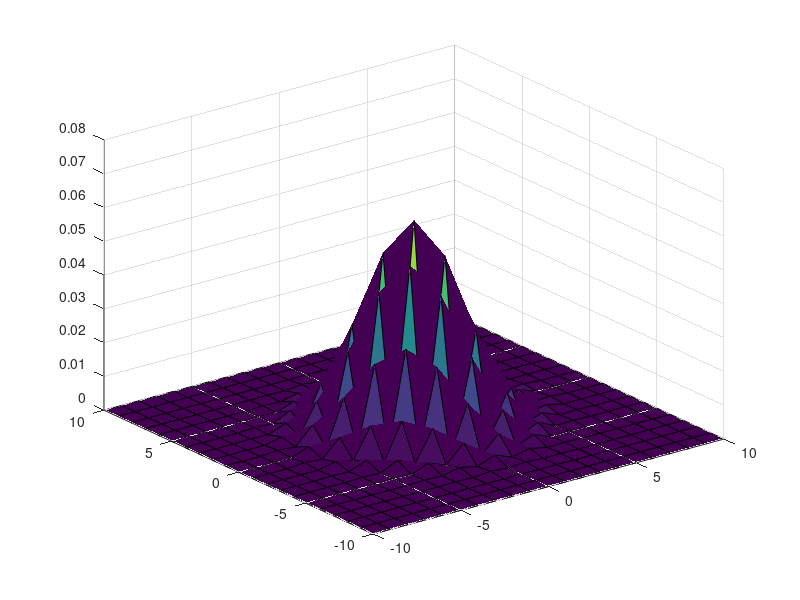
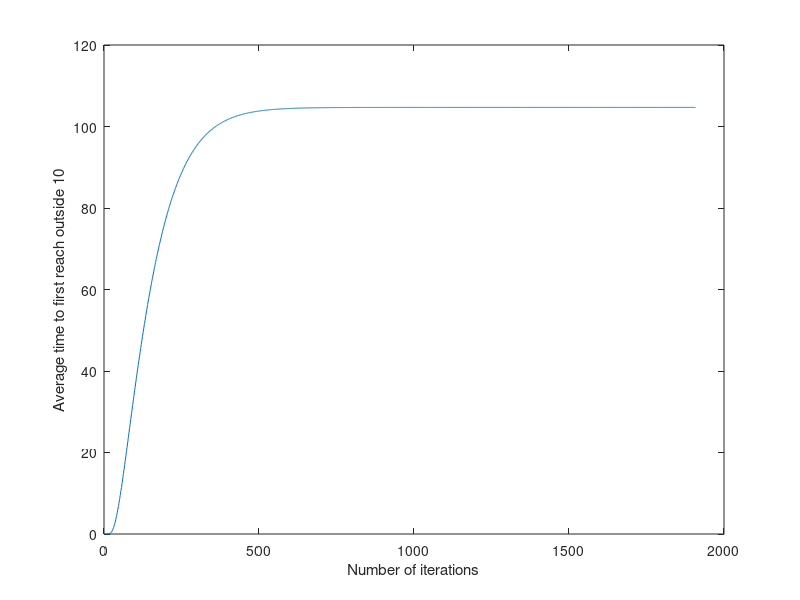

Write MATLAB code to recreate these figures, in order.
% Joe Plattenburg
% 10/30/15
% Data Incubator Challenge Problem 1

clear; clc; close all

%% Problem Parameters
% Number of steps to take
num_steps = 10;
% How far from the origin
how_far = 3;
% Distance to be ever outside
ever_out = 5;
% Distance to first be outside
first_out = 10;

%% Generate the Markov Chain Model
% Here we will generate a state vector consisting of every possible
% location after a certain number (n) of steps
% The convention is starting at the bottom left of the 2-d grid (i.e. -n,
% -n) and moving left to right across all possible x for y = -n, then
% moving up a new y = -n + 1 and doing the same for all possible x (from -n
% to n)
% Thus the state vector Z is of dimension (2*n+1)^2
dim = 2*num_steps+1;
% Initial state (origin)
Z_0 = zeros(dim^2,1);
Z_0((dim^2-1)/2+1) = 1;
% Plot original prob. distribution
prob_xy_0 = reshape(Z_0,dim,dim);
x_vect = -num_steps:num_steps;
y_vect = -num_steps:num_steps;
%figure;
%surf(x_vect,y_vect,prob_xy_0);

% Ultimately, the full transition matrix will be of the form:
% S_full = [S_diag, S_one_off_diag, zeros(dim), zeros(dim), ...;
%           S_one_off_diag, S_diag, S_one_off_diag, zeros(dim), ... etc

% Inialize a few of the special submatrices
S_diag = zeros(dim);
S_one_off_diag = 0.25*eye(dim);

for n=1:(dim)
    for m=1:(dim)
        if (n==(m-1)) || (n==(m+1))
            S_diag(m,n) = 0.25;
        end
    end
end

S_full = zeros(dim^2);
for n=1:(dim)
    for m=1:(dim)
        if (n==(m-1)) || (n==(m+1))
            S_full((m-1)*dim+1:m*dim,(n-1)*dim+1:n*dim) = S_one_off_diag;
        elseif n==m
            S_full((m-1)*dim+1:m*dim,(n-1)*dim+1:n*dim) = S_diag;
        end
    end
end
       
% Here is the full stochastic transition matrix
%figure;
%surf(S_full)

% Probability distribution after n steps
Z = Z_0;
for k =1:num_steps
    Z = S_full*Z;
end
Z_f = Z; clear Z
%Z_f = S_full^num_steps * Z_0; apparently this computation is very
%expensive for large matrix dimension adn large num_steps
prob_xy_f = reshape(Z_f,dim,dim);
figure;
surf(x_vect,y_vect,prob_xy_f);

%% Probability of ending a certain distance from the origin

% Determine which states are at least a given distance from the origin
loc=zeros(dim^2,1);
for n = 1:dim
    for m=1:dim
        % Transformation between kth element of state vector and point m,n
        % on grid
        k = dim*(n-1) + m;
        % Define the location in terms of complex number (convenient
        % transfrom to a 2-d plane)
        loc(k) = (m-1-num_steps) + j*(n-1-num_steps);
    end
end
% Distance to each of these states is then the modulus of the complex location
distance = abs(loc);
% The x or y displacement of each state (signed)
x_disp = real(loc);
y_disp = imag(loc);
% Logical vector which determines if a given state is further than a
% certain distance
index = (distance >= how_far);
% Sum of all probability states further than that distance
format long
p_tot = sum(Z_f.*index)

%% Probability of ever being at least a certain distance from the origin

% Here is another logical vector indicating whether a given point is
% outside the distance ever_out
index2 = (distance >= ever_out);
p_temp = zeros(num_steps,1);
Z = Z_0;

for k = 1:num_steps
    Z = S_full*Z;
    % After k steps, there may be some trajectories that have gone beyond
    % ever_out. If so, record the probability of these trajectories, remove
    % them, and keep propagating the system forward. This keeps from double
    % counting trajectories that oscillate across the boundary
    p_temp(k) = sum(Z.*index2);
    Z(index2) = 0;
end

format long
p_tot2 = sum(p_temp)

%% Probability of ending condition given some intermediary condition

% Here we need to propagate the model forward, and after each step, check
% if any trajectories have crossed x=1. If so, zero out all other
% trajectories, and propagate those forward for n steps to compute the
% probability of ending up x<-1. Then start from the beginning (zeroing the
% trajectories we just computed, and determine if any subsequent
% trajectories cross x=1, and continue the process.

% Indices for which states are right of 1 and left of -1
index3 = (x_disp > 1);
index4 = (x_disp < -1);

index_to_discard = cell(num_steps,1);
for k =1:num_steps
    Z = Z_0;
    for m=1:k
        Z = S_full*Z;
        for n = 1:length(index_to_discard{m})
            Z(index_to_discard{m}(n)) = 0;
        end
    end
    % We we have propagated the model forward k steps
    % Check if any trajectories have crossed x = 1 (i.e. if any points in
    % the x>1 space have nonzero probability)
    for n = 1:dim^2
        if (Z(n) > 0) && index3(n)
            % Record these trajectories for the next outside loop
            index_to_discard{k} = [index_to_discard{k} n];
        else
            % Set any trajectories not 
            Z(n) = 0;
        end
    end
    % Now we have a new state vector Z containing only trajectories having
    % crossed x = 1, propagate this forward
    
    for m = k+1:num_steps
        Z = S_full*Z;
    end
    % Sum up all the trajectories that ended up with x<-1
    p_temp2(k)=sum(Z.*index4);
end
format long
p_tot3 = sum(p_temp2)

%% Average number of moves to reach a certain distance

index5 = (distance >= first_out);

Z = Z_0;
k = 0;
% Set differ large to get into while loop
differ = 1;
while (differ > 1e-10) || k < 500
    k = k+1;
    Z = S_full*Z;
    % After k steps, there may be some trajectories that have gone beyond
    % first_out. If so, record the probability of these trajectories and
    % multiply thid by k (the number of steps to that point). Also zero
    % these trajectories out. Continue propagating forward and adding more
    % values of p*k with each step. Eventually, p should go to zero (since
    % many trajectories have been removed) and the sum of the sequence
    % should converge to the expected value of the number of moves
    p_temp(k) = sum(Z.*index5);
    prob_of_k_steps(k) = p_temp(k)*k;
    Z(index5) = 0;
    if k>1
        differ = abs(prob_of_k_steps(k)-prob_of_k_steps(k-1));
    else
        differ = 1;
    end
    disp(['Iteration ' num2str(k) ', error = ' num2str(differ)])
end

p_tot4 = sum(prob_of_k_steps)

for k=1:length(prob_of_k_steps)
    tot(k) = sum(prob_of_k_steps(1:k));
end
figure;plot(tot)
xlabel('Number of iterations')
ylabel(['Average time to first reach outside ' num2str(first_out)])
